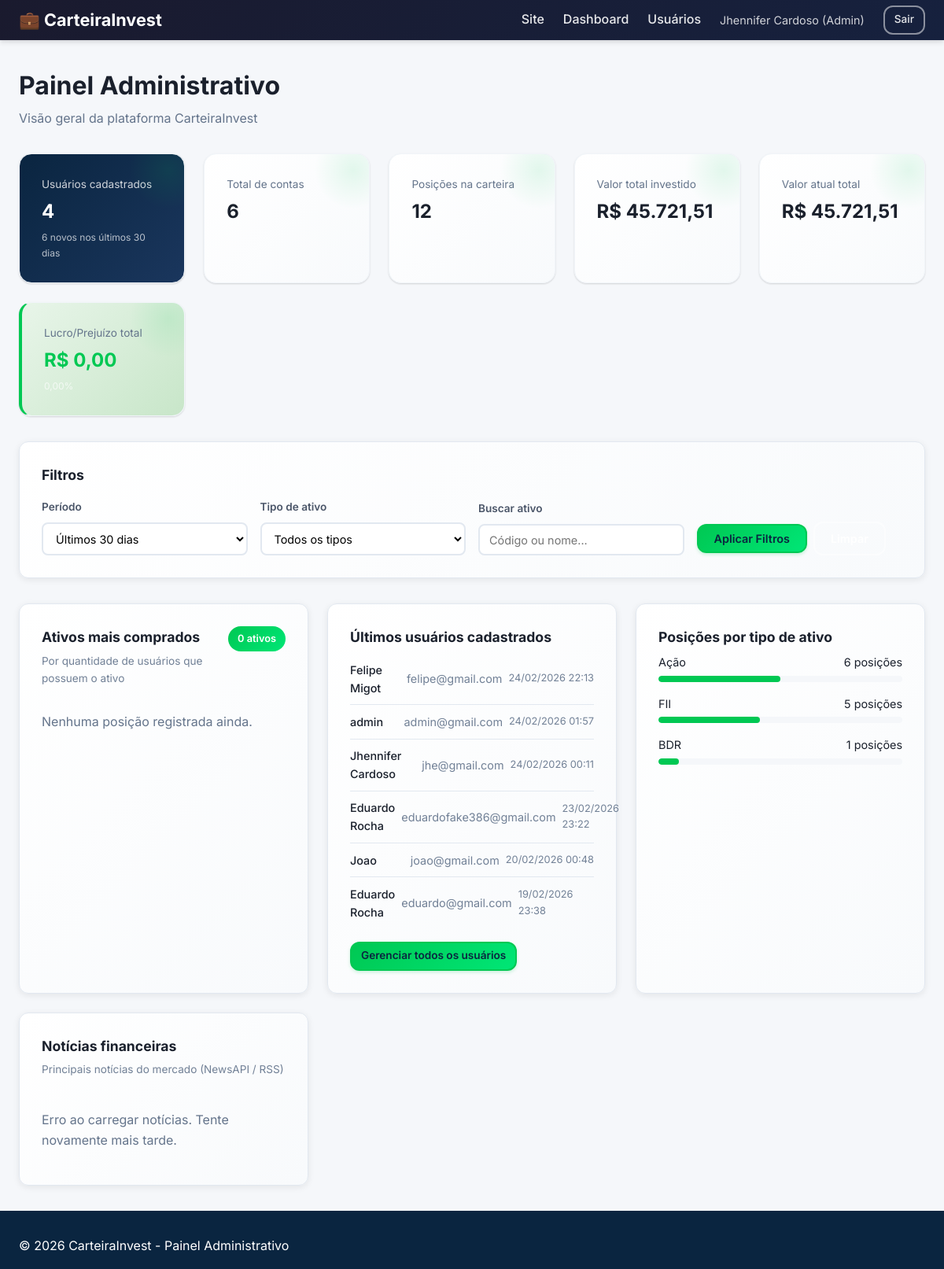
/admin/index.php?tipo_ativo=Petroleo Brasileiro SA Pfd (signed in), run on the app's committed database.
### tables this page shows
CREATE TABLE `usuarios` (
  `id` int(11) NOT NULL AUTO_INCREMENT,
  `nome` varchar(100) NOT NULL,
  `email` varchar(150) NOT NULL,
  `senha_hash` varchar(255) NOT NULL,
  `cpf` char(11) DEFAULT NULL,
  `telefone` varchar(20) DEFAULT NULL,
  `data_nascimento` date DEFAULT NULL,
  `created_at` timestamp NOT NULL DEFAULT current_timestamp(),
  `updated_at` timestamp NOT NULL DEFAULT current_timestamp() ON UPDATE current_timestamp(),
  `is_admin` tinyint(1) NOT NULL DEFAULT 0,
  PRIMARY KEY (`id`),
  UNIQUE KEY `uk_usuarios_email` (`email`),
  UNIQUE KEY `uk_usuarios_cpf` (`cpf`)
);

### admin/index.php (the view, shortened to what this page needs)
<?php
$pdo = getConnection();
$filtroPeriodo = $_GET['periodo'] ?? '30';
$filtroTipo = $_GET['tipo_ativo'] ?? '';
$filtroBusca = trim($_GET['busca'] ?? '');
$dataInicio = date('Y-m-d', strtotime("-{$filtroPeriodo} days"));
$totalUsuariosGeral = (int) $pdo->query("SELECT COUNT(*) AS total FROM usuarios")->fetch()['total'];
try {
    $stmt = $pdo->query("SELECT COUNT(*) AS total FROM usuarios WHERE is_admin = 0");
    $totalUsuarios = (int) $stmt->fetch()['total'];
} catch (PDOException $e) {
    $totalUsuarios = $totalUsuariosGeral;
}
try {
    $stmt = $pdo->prepare("SELECT COUNT(*) AS total FROM usuarios WHERE created_at >= ?");
    $stmt->execute([$dataInicio]);
    $usuariosNovos = (int) $stmt->fetch()['total'];
} catch (PDOException $e) {
    $usuariosNovos = 0;
}
$sqlAtivos = "
    SELECT a.codigo, a.nome,
           COUNT(DISTINCT ci.usuario_id) AS qtd_usuarios,
           SUM(ci.quantidade) AS quantidade_total,
           SUM(ci.quantidade * a.preco_atual) AS valor_total
    FROM carteira_investimentos ci
    JOIN ativos a ON ci.ativo_id = a.id
    LEFT JOIN tipos_ativo t ON a.tipo_id = t.id
    WHERE 1=1
";
$paramsAtivos = [];
if ($filtroTipo) {
    $sqlAtivos .= " AND t.nome = ?";
    $paramsAtivos[] = $filtroTipo;
}
$sqlAtivos .= " GROUP BY ci.ativo_id, a.id, a.codigo, a.nome
    ORDER BY qtd_usuarios DESC, valor_total DESC
    LIMIT 20";
$stmt = $pdo->prepare($sqlAtivos);
$stmt->execute($paramsAtivos);
$ativosMaisComprados = $stmt->fetchAll(PDO::FETCH_ASSOC);
$stmt = $pdo->query("SELECT COUNT(*) AS total FROM carteira_investimentos");
$totalPosicoes = (int) $stmt->fetch()['total'];
try {
    $stmt = $pdo->query("
        SELECT SUM(ci.quantidade * ci.preco_medio) as valor_investido,
               SUM(ci.quantidade * a.preco_atual) as valor_atual
        FROM carteira_investimentos ci
        JOIN ativos a ON ci.ativo_id = a.id
    ");
    $valores = $stmt->fetch(PDO::FETCH_ASSOC);
    $valorTotalInvestido = (float)($valores['valor_investido'] ?? 0);
    $valorTotalAtual = (float)($valores['valor_atual'] ?? 0);
    $lucroTotal = $valorTotalAtual - $valorTotalInvestido;
} catch (PDOException $e) {
    $valorTotalInvestido = 0;
    $valorTotalAtual = 0;
    $lucroTotal = 0;
}
$stmt = $pdo->query("
    SELECT id, nome, email, created_at
    FROM usuarios
    ORDER BY created_at DESC
    LIMIT 10
");
$ultimosUsuarios = $stmt->fetchAll(PDO::FETCH_ASSOC);
$stmt = $pdo->query("
    SELECT t.nome AS tipo, COUNT(*) AS qtd
    FROM carteira_investimentos ci
    JOIN ativos a ON ci.ativo_id = a.id
    LEFT JOIN tipos_ativo t ON a.tipo_id = t.id
    GROUP BY t.id, t.nome
    ORDER BY qtd DESC
");
$porTipo = $stmt->fetchAll(PDO::FETCH_ASSOC);
include __DIR__ . '/includes/header.php';
?>
<main class="main admin-page">
    <section class="page-header">
        <div class="container">
            <h1>Painel Administrativo</h1>
            <p>Visão geral da plataforma CarteiraInvest</p>
        </div>
    </section>
    <section class="admin-stats">
        <div class="container">
            <div class="summary-cards">
                <div class="summary-card highlight">
                    <span class="summary-label">Usuários cadastrados</span>
                    <span class="summary-value"><?php echo number_format($totalUsuarios, 0, ',', '.'); ?></span>
                    <span class="summary-hint"><?php echo $usuariosNovos; ?> novos nos últimos <?php echo $filtroPeriodo; ?> dias</span>
                </div>
                <div class="summary-card">
                    <span class="summary-label">Total de contas</span>
                    <span class="summary-value"><?php echo number_format($totalUsuariosGeral, 0, ',', '.'); ?></span>
                </div>
                <div class="summary-card">
                    <span class="summary-label">Posições na carteira</span>
                    <span class="summary-value"><?php echo number_format($totalPosicoes, 0, ',', '.'); ?></span>
                </div>
                <div class="summary-card">
                    <span class="summary-label">Valor total investido</span>
                    <span class="summary-value">R$ <?php echo number_format($valorTotalInvestido, 2, ',', '.'); ?></span>
                </div>
                <div class="summary-card">
                    <span class="summary-label">Valor atual total</span>
                    <span class="summary-value">R$ <?php echo number_format($valorTotalAtual, 2, ',', '.'); ?></span>
                </div>
                <div class="summary-card <?php echo $lucroTotal >= 0 ? 'positive' : 'negative'; ?>">
                    <span class="summary-label">Lucro/Prejuízo total</span>
                    <span class="summary-value">R$ <?php echo number_format($lucroTotal, 2, ',', '.'); ?></span>
                    <span class="summary-hint"><?php echo $valorTotalInvestido > 0 ? number_format(($lucroTotal / $valorTotalInvestido) * 100, 2, ',', '.') : '0,00'; ?>%</span>
                </div>
            </div>
        </div>
    </section>
    <section class="admin-filters">
        <div class="container">
            <div class="filters-card">
                <h3>Filtros</h3>
                <form method="GET" class="filters-form">
                    <div class="filters-grid">
                        <div class="filter-group">
                            <label>Período</label>
                            <select name="periodo">
                                <option value="30" <?php echo $filtroPeriodo == '30' ? 'selected' : ''; ?>>Últimos 30 dias</option>
                            </select>
                        </div>
                        <div class="filter-group">
                            <label>Tipo de ativo</label>
                            <select name="tipo_ativo">
                                <option value="">Todos os tipos</option>
                            </select>
                        </div>
                        <div class="filter-group">
                            <label>Buscar ativo</label>
                            <input type="text" name="busca" value="<?php echo htmlspecialchars($filtroBusca); ?>" placeholder="Código ou nome...">
                        </div>
                        <div class="filter-actions">
                            <button type="submit" class="btn btn-primary">Aplicar Filtros</button>
                            <a href="index.php" class="btn btn-outline">Limpar</a>
                        </div>
                    </div>
                </form>
            </div>
        </div>
    </section>
    <section class="admin-content">
        <div class="container">
            <div class="admin-grid">
                <div class="admin-card">
                    <div class="card-header-flex">
                        <div>
                            <h3>Ativos mais comprados</h3>
                            <p class="card-desc">Por quantidade de usuários que possuem o ativo</p>
                        </div>
                        <span class="card-badge"><?php echo count($ativosMaisComprados); ?> ativos</span>
                    </div>
                    <?php if (empty($ativosMaisComprados)): ?>
                    <p class="empty-text">Nenhuma posição registrada ainda.</p>
                    <?php endif; ?>
                </div>
                <div class="admin-card">
                    <h3>Últimos usuários cadastrados</h3>
                    <?php if (empty($ultimosUsuarios)): ?>
                    <p class="empty-text">Nenhum usuário.</p>
                    <?php else: ?>
                    <ul class="admin-list">
                        <?php foreach ($ultimosUsuarios as $u): ?>
                        <li>
                            <span class="list-nome"><?php echo htmlspecialchars($u['nome']); ?></span>
                            <span class="list-email"><?php echo htmlspecialchars($u['email']); ?></span>
                            <span class="list-date"><?php echo date('d/m/Y H:i', strtotime($u['created_at'])); ?></span>
                        </li>
                        <?php endforeach; ?>
                    </ul>
                    <?php endif; ?>
                    <div style="margin-top: 1rem;">
                        <a href="usuarios.php" class="btn btn-sm btn-primary">Gerenciar todos os usuários</a>
                    </div>
                </div>
                <div class="admin-card">
                    <h3>Posições por tipo de ativo</h3>
                    <?php if (empty($porTipo)): ?>
                    <p class="empty-text">Sem dados.</p>
                    <?php else: ?>
                    <ul class="distribuicao-list">
                        <?php foreach ($porTipo as $row): ?>
                        <li>
                            <div class="bar-label">
                                <span><?php echo htmlspecialchars($row['tipo'] ?? 'N/A'); ?></span>
                                <span><?php echo $row['qtd']; ?> posições</span>
                            </div>
                            <div class="bar-track">
                                <div class="bar-fill" style="width: <?php echo $totalPosicoes > 0 ? ($row['qtd'] / $totalPosicoes) * 100 : 0; ?>%"></div>
                            </div>
                        </li>
                        <?php endforeach; ?>
                    </ul>
                    <?php endif; ?>
                </div>
                <div class="admin-card">
                    <div class="card-header-flex">
                        <div>
                            <h3>Notícias financeiras</h3>
                            <p class="card-desc">Principais notícias do mercado (NewsAPI / RSS)</p>
                        </div>
                    </div>
                    <div id="newsContainerAdmin" class="news-grid news-grid-admin">
                    </div>
                </div>
            </div>
        </div>
    </section>
</main>
<?php include __DIR__ . '/includes/footer.php'; ?>

### assets/css/admin.css (style rules this page uses)
.admin-page .admin-stats { margin-bottom: 2rem; }
.admin-grid { display: grid; grid-template-columns: repeat(auto-fit, minmax(340px, 1fr)); gap: 1.5rem; }
.admin-card { background: linear-gradient(135deg, #ffffff 0%, #f8fafc 100%); padding: 1.75rem; border-radius: 12px; box-shadow: 0 2px 8px rgba(0, 0, 0, 0.08); border: 1px solid #e2e8f0; transition: all 0.3s cubic-bezier(0.4, 0, 0.2, 1); }
.card-header-flex { display: flex; justify-content: space-between; align-items: flex-start; margin-bottom: 1rem; }
.card-badge { background: linear-gradient(135deg, #00c853 0%, #00e676 100%); color: white; padding: 0.35rem 0.75rem; border-radius: 20px; font-size: 0.8rem; font-weight: 600; white-space: nowrap; }
.admin-card h3 { margin-bottom: 0.35rem; font-size: 1.1rem; }
.card-desc { font-size: 0.85rem; color: #718096; margin-bottom: 1rem; }
.admin-list { list-style: none; }
.admin-list li { padding: 0.6rem 0; border-bottom: 1px solid #e2e8f0; display: grid; grid-template-columns: 1fr 1fr auto; gap: 0.5rem; align-items: center; font-size: 0.9rem; }
.admin-list li:last-child { border-bottom: none; }
.list-nome { font-weight: 500; }
.list-email { color: #718096; }
.list-date { font-size: 0.8rem; color: #718096; }
.btn-sm { padding: 0.35rem 0.75rem; font-size: 0.85rem; }
.admin-filters { margin-bottom: 2rem; }
.filters-card { background: linear-gradient(135deg, #ffffff 0%, #f8fafc 100%); padding: 1.75rem; border-radius: 12px; box-shadow: 0 2px 8px rgba(0, 0, 0, 0.08); border: 1px solid #e2e8f0; }
.filters-card h3 { margin-bottom: 1rem; font-size: 1.1rem; color: #1a202c; }
.filters-form { margin-top: 1rem; }
.filters-grid { display: grid; grid-template-columns: repeat(auto-fit, minmax(200px, 1fr)); gap: 1rem; align-items: end; }
.filter-group { display: flex; flex-direction: column; }
.filter-group label { font-size: 0.85rem; font-weight: 600; color: #4a5568; margin-bottom: 0.5rem; }
.filter-group input, .filter-group select { padding: 0.6rem 0.75rem; border: 2px solid #e2e8f0; border-radius: 8px; font-size: 0.9rem; transition: all 0.2s; background: white; }
.filter-actions { display: flex; gap: 0.5rem; align-items: center; }
.summary-hint { display: block; font-size: 0.75rem; color: rgba(255, 255, 255, 0.7); margin-top: 0.25rem; }
.summary-card.positive { background: linear-gradient(135deg, #e8f5e9 0%, #c8e6c9 100%); border-left: 4px solid #00c853; }
.summary-card.positive .summary-value { color: #00c853; }

### data on the page
usuarios: nome "Felipe Migot", email "felipe@gmail.com", created_at "24/02/2026 22:13"
usuarios: nome "admin", email "admin@gmail.com", created_at "24/02/2026 01:57"
usuarios: nome "Jhennifer Cardoso", email "jhe@gmail.com", created_at "24/02/2026 00:11"
usuarios: nome "Eduardo Rocha", email "eduardofake386@gmail.com", created_at "23/02/2026 23:22"
usuarios: nome "Joao", email "joao@gmail.com", created_at "20/02/2026 00:48"
usuarios: nome "Eduardo Rocha", email "eduardo@gmail.com", created_at "19/02/2026 23:38"

### other printed values
$_SESSION['usuario_nome'] "Jhennifer Cardoso"
$totalUsuarios "4"
$usuariosNovos "6"
$filtroPeriodo "30"
$totalUsuariosGeral "6"
$totalPosicoes "12"
$valorTotalInvestido "45.721,51"
$valorTotalAtual "45.721,51"
$lucroTotal "0,00"
count($ativosMaisComprados) "0"
$row['tipo'] "Ação"
$row['qtd'] "6"
$row['tipo'] "FII"
$row['qtd'] "5"
$row['tipo'] "BDR"
